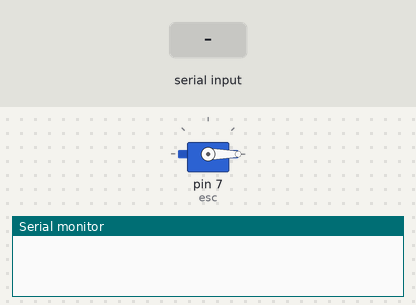
A sketch run on a simulated Arduino Uno, built with avr-gcc and run on an emulated ATmega328P. Shown: servo, the last lines printed to the serial monitor. The test bench sets the inputs (shaded band).

Above: at 1.3 s.
1.4 s: "90,45\n" received over Serial
At 2.0 s:
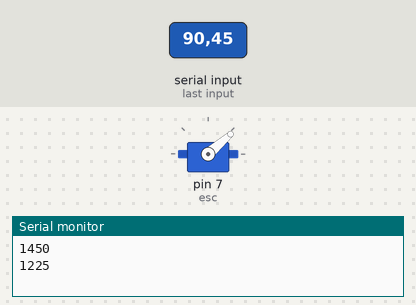
3.9 s: "30,150\n" received over Serial
At 4.7 s:
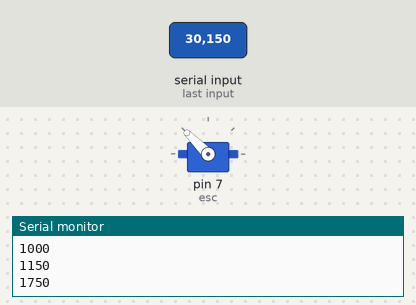
6.4 s: "200\n" received over Serial
At 6.9 s:
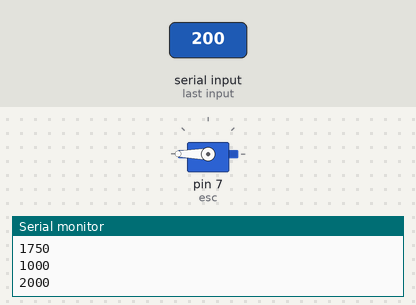
Timing chart, 0 to 9.4 s (numbered marks = the images above; inputs shaded):
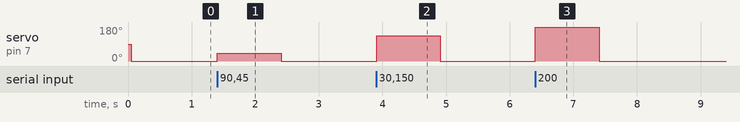

Measured:
- after the input at 1.4 s, servo on pin 7 (esc): 0° → 41° at once, → 0° 1.0 s later
- after the input at 3.9 s, servo on pin 7 (esc): 0° → 135° at once, → 0° 1.0 s later
- after the input at 6.4 s, servo on pin 7 (esc): 0° → 180° at once, → 0° 1.0 s later

The sketch:

esc.ino
```cpp
//echo serial 2 to computer usb serial
#include <Servo.h>

Servo esc;

int throttle = 0;
int cmd = 0;
int pos = 1000;

void setup() {
  Serial.begin(9600);
  pinMode(7, OUTPUT);
  esc.attach(7, 1000, 2000);
  esc.writeMicroseconds(1500);
  delay(50);
  esc.writeMicroseconds(1000);
  delay(50);
}

void loop() {
  //throttle hook
//  for(pos = 1000; pos <= 1200; pos += 1){ // in steps of 1 microsecond
//    esc.writeMicroseconds(pos);
//    delay(15);
//  }
//  for(pos = 1200; pos>= 1000; pos-=1){  // goes from 1000 microseconds to 2000 microseconds
//    esc.writeMicroseconds(pos);
//    delay(15);
//  }
  if (Serial.available())
  {
    cmd = Serial.parseFloat();

//    //ease cmd
//    if ((cmd - throttle)>0){
//     throttle++;
//     delay(10);
//    }else if((cmd-throttle)<0){
//     throttle--;
//     delay(10);
//    }
//    //normalize and scale
//    pos = 1000+throttle/2;
//
    Serial.println(pos+cmd*5);
    esc.writeMicroseconds(pos+cmd*5);
  }
}
```
